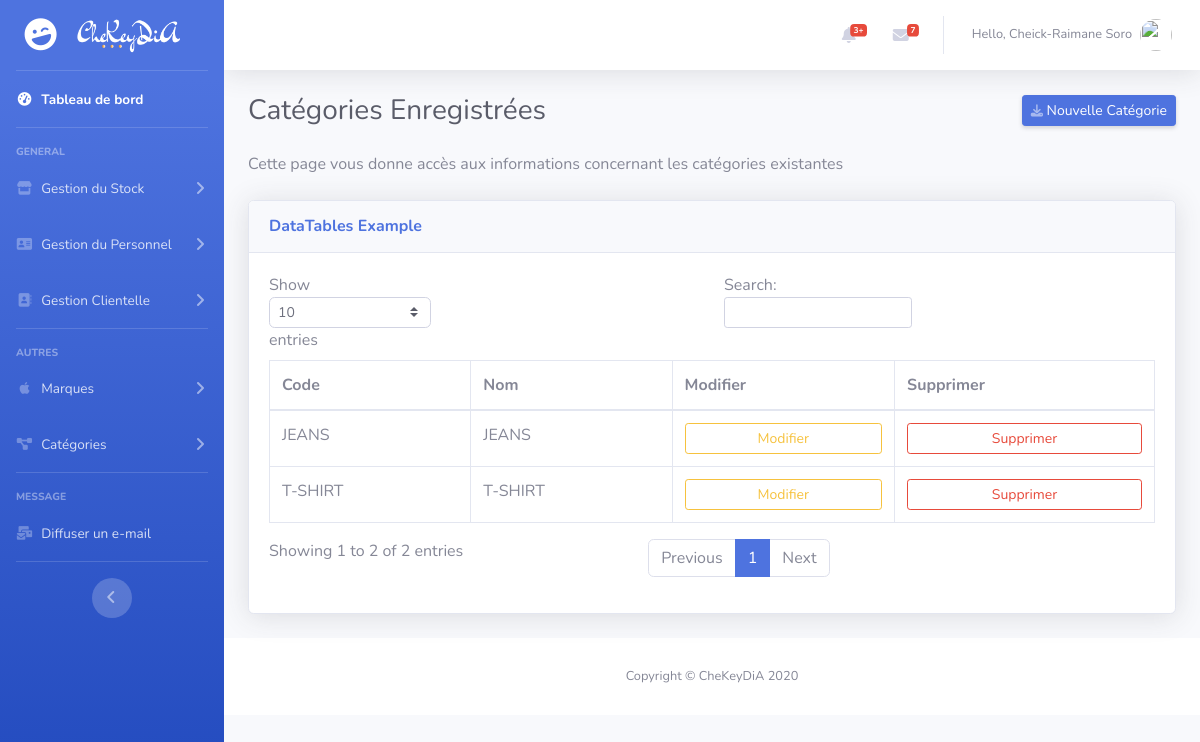
The page /category_list (signed in) on the database its author committed.
### management/models.py (models this page shows, shortened)
class Category(models.Model):
     code = models.CharField(max_length=50, null=True)
     nom = models.CharField(max_length=50, null=True,)

### management/decorators.py (the view)
          def wrapper_func(request, *args, **kwargs):
               group = None
               if request.user.groups.exists():
                    group = request.user.groups.all()[0].name
               if group in allowed_roles:
                    return view_func(request, *args, **kwargs)
               else:
                    return redirect('management:page404')

### management/forms.py
class CategoryCreateForm(ModelForm):
     class Meta:
          model = Category
          fields = ['code', 'nom',]

### management/views.py (called while the page is built, shortened)
@login_required(login_url='management:login')
@allowed_users(allowed_roles=['administrateur',])
def categoryList(request):
    if request.user.is_authenticated:
        categories = Category.objects.all().order_by('nom')
        form = CategoryCreateForm()
        return render(request, 'management/category_list.html', locals())
    else:
        return redirect('management:login')

### management/templates/management/category_list.html (shortened to what this page needs)
{% extends 'management/base.html' %} {% load crispy_forms_tags %} {% block content %}
<div class="d-sm-flex align-items-center justify-content-between mb-4">
    <h1 class="h3 mb-0 text-gray-800">Catégories Enregistrées</h1>
    <a href="#" data-toggle="modal" data-target="#CategoryModal" class="d-none d-sm-inline-block btn btn-sm btn-primary shadow-sm"><i class="fas fa-download fa-sm text-white-50"></i> Nouvelle Catégorie </a>
</div>
<p class="mb-4">Cette page vous donne accès aux informations concernant les catégories existantes</p>
<div class="card shadow mb-4">
    <div class="card-header py-3">
        <h6 class="m-0 font-weight-bold text-primary">DataTables Example</h6>
    </div>
    <div class="card-body">
        <div class="table-responsive">
            <table class="table table-bordered" id="dataTable" width="100%" cellspacing="0">
                <thead>
                    <tr>
                        <th>Code</th>
                        <th>Nom</th>
                        <th>Modifier</th>
                        <th>Supprimer</th>
                    </tr>
                </thead>
                <tbody>
                    {% for categorie in categories %}
                    <tr>
                        <td> {{categorie.code}} </td>
                        <td>{{categorie.nom}}</td>
                        <td>
                            <a class="btn btn-sm btn-outline-warning btn-block" href=" {% url 'management:category_update' categorie.pk %} ">Modifier</a>
                        </td>
                        <td>
                            <a class="btn btn-sm btn-outline-danger btn-block" href=" {% url 'management:category_delete' categorie.pk %} ">Supprimer</a>
                        </td>
                    </tr>
                    {% endfor %}
                </tbody>
            </table>
        </div>
    </div>
</div>
{% endblock content %}

### management/templates/management/base.html (shortened to what this page needs)
{% load static %} {% load crispy_forms_tags %}
<!DOCTYPE html>
<html lang="en">
<head>
    <link href="{% static '/css/all.min.css' %}" rel="stylesheet" type="text/css">
    <link href="{% static '/css/sb-admin-2.min.css' %}" rel="stylesheet"> {% block style %}{% endblock style %}
</head>
<body id="page-top">
    <div id="wrapper">
        <ul class="navbar-nav bg-gradient-primary sidebar sidebar-dark accordion" id="accordionSidebar">
            <a class="sidebar-brand d-flex align-items-center justify-content-center" href="{% url 'management:dashboard' %}">
                <div class="sidebar-brand-icon rotate-n-15">
                    <i class="fas fa-laugh-wink"></i>
                </div>
                <div class="sidebar-brand-text mx-3"><img src="{% static 'images/logo.png' %}" height="35" alt="CheKeyDiA"></div>
            </a>
            <hr class="sidebar-divider my-0">
            <li class="nav-item active">
                <a class="nav-link" href="{% url 'management:dashboard' %}">
                    <i class="fas fa-fw fa-tachometer-alt"></i>
                    <span>Tableau de bord</span></a>
            </li>
            <hr class="sidebar-divider">
            <div class="sidebar-heading">
                General
            </div>
            <li class="nav-item">
                <a class="nav-link collapsed" href="#" data-toggle="collapse" data-target="#collapseTwo" aria-expanded="true" aria-controls="collapseTwo">
                    <i class="fas fa-fw fa-store"></i>
                    <span>Gestion du Stock</span>
                </a>
            </li>
            <li class="nav-item">
                <a class="nav-link collapsed" href="#" data-toggle="collapse" data-target="#collapse2" aria-expanded="true" aria-controls="collapseTwo">
                    <i class="fas fa-fw fa-address-card"></i>
                    <span>Gestion du Personnel</span>
                </a>
            </li>
            <li class="nav-item">
                <a class="nav-link collapsed" href="#" data-toggle="collapse" data-target="#collapsePages" aria-expanded="true" aria-controls="collapsePages">
                    <i class="fas fa-fw fa-address-book"></i>
                    <span>Gestion Clientelle</span>
                </a>
            </li>
            <hr class="sidebar-divider">
            <div class="sidebar-heading">
                Autres
            </div>
            <li class="nav-item">
                <a class="nav-link collapsed" href="#" data-toggle="collapse" data-target="#collapseUtilities" aria-expanded="true" aria-controls="collapseUtilities">
                    <i class="fab fa-fw fa-apple"></i>
                    <span>Marques</span>
                </a>
            </li>
            <li class="nav-item">
                <a class="nav-link collapsed" href="#" data-toggle="collapse" data-target="#collapseUtilities2" aria-expanded="true" aria-controls="collapseUtilities">
                    <i class="fas fa-fw fa-project-diagram"></i>
                    <span>Catégories</span>
                </a>
            </li>
            <hr class="sidebar-divider d-none d-md-block">
            <div class="sidebar-heading">
                Message
            </div>
            <li class="nav-item">
                <a class="nav-link" href=" {% url 'management:email_broadcast' %} ">
                    <i class="fas fa-fw fa-mail-bulk"></i>
                    <span>Diffuser un e-mail</span></a>
            </li>
            <hr class="sidebar-divider d-none d-md-block">
            <div class="text-center d-none d-md-inline">
                <button class="rounded-circle border-0" id="sidebarToggle"></button>
            </div>
        </ul>
        <div id="content-wrapper" class="d-flex flex-column">
            <div id="content">
                <nav class="navbar navbar-expand navbar-light bg-white topbar mb-4 static-top shadow">
                    <ul class="navbar-nav ml-auto">
                        <li class="nav-item dropdown no-arrow mx-1">
                            <a class="nav-link dropdown-toggle" href="#" id="alertsDropdown" role="button" data-toggle="dropdown" aria-haspopup="true" aria-expanded="false">
                                <i class="fas fa-bell fa-fw"></i>
                                <span class="badge badge-danger badge-counter">3+</span>
                            </a>
                        </li>
                        <li class="nav-item dropdown no-arrow mx-1">
                            <a class="nav-link dropdown-toggle" href="#" id="messagesDropdown" role="button" data-toggle="dropdown" aria-haspopup="true" aria-expanded="false">
                                <i class="fas fa-envelope fa-fw"></i>
                                <span class="badge badge-danger badge-counter">7</span>
                            </a>
                        </li>
                        <li class="nav-item dropdown no-arrow">
                            <a class="nav-link dropdown-toggle" href="#" id="userDropdown" role="button" data-toggle="dropdown" aria-haspopup="true" aria-expanded="false">
                                <span class="mr-2 d-none d-lg-inline text-gray-600 small">Hello, {{request.user.first_name}} {{request.user.last_name}}</span>
                                <img class="img-profile rounded-circle" src="https://source.unsplash.com/QAB-WJcbgJk/60x60">
                            </a>
                        </li>
                    </ul>
                </nav>
                <div class="container-fluid">
                    {% block content %}{% endblock content %}
                </div>
                <footer class="sticky-footer bg-white">
                    <div class="container my-auto">
                        <div class="copyright text-center my-auto">
                            <span>Copyright &copy; CheKeyDiA 2020</span>
                        </div>
                    </div>
                </footer>
            </div>
        </div>
</body>
</html>

### rows shown on the page
Category: code "JEANS", nom "JEANS"
Category: code "T-SHIRT", nom "T-SHIRT"

### other values the page prints
{{ request.user.first_name }} "Cheick-Raimane"
{{ request.user.last_name }} "Soro"
